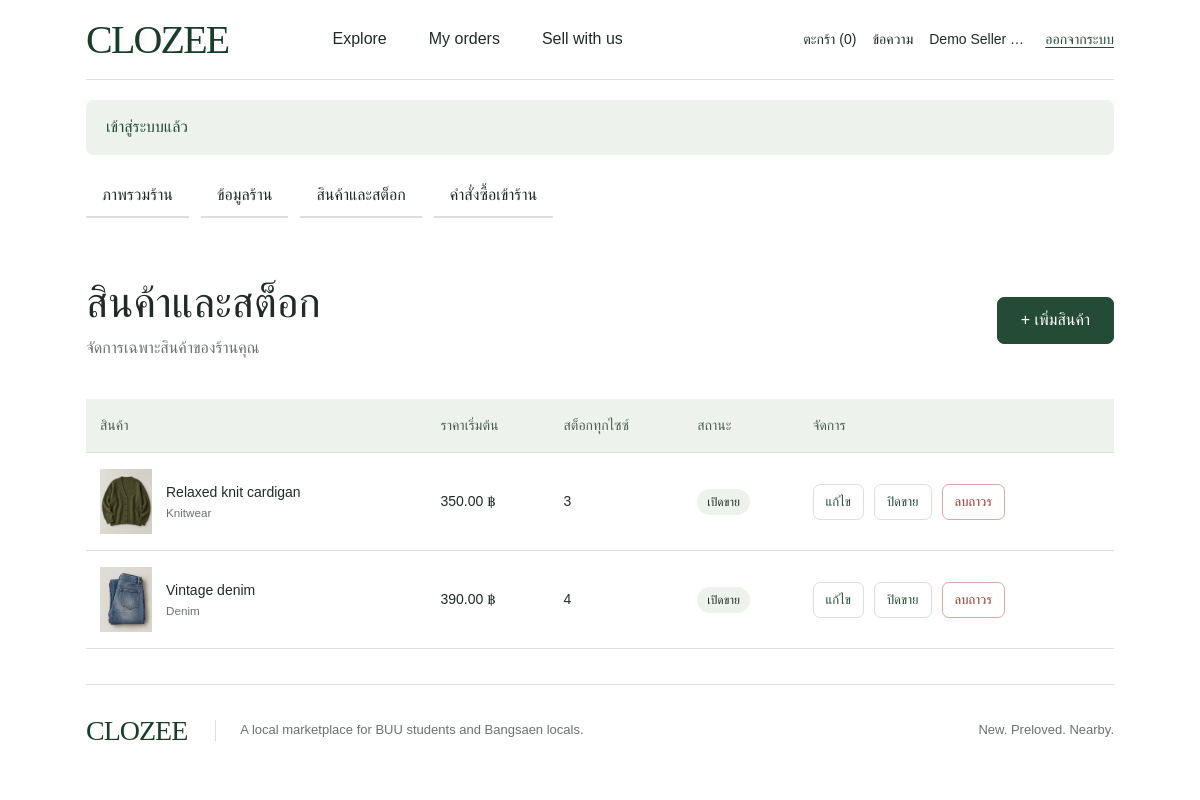
The app's page /seller/products.php (signed in) with its own data.
### tables this page shows
CREATE TABLE products (
    product_id BIGINT UNSIGNED NOT NULL AUTO_INCREMENT,
    shop_id BIGINT UNSIGNED NOT NULL,
    product_name VARCHAR(180) NOT NULL,
    description TEXT NULL,
    category VARCHAR(80) NULL,
    condition_type ENUM('new','secondhand') NOT NULL,
    image_path VARCHAR(255) NULL,
    brand VARCHAR(100) NULL,
    chest_cm DECIMAL(4,1) NULL,
    length_cm DECIMAL(4,1) NULL,
    condition_notes VARCHAR(1000) NULL,
    is_active TINYINT(1) NOT NULL DEFAULT 1,
    created_at TIMESTAMP NOT NULL DEFAULT CURRENT_TIMESTAMP,
    updated_at TIMESTAMP NOT NULL DEFAULT CURRENT_TIMESTAMP ON UPDATE CURRENT_TIMESTAMP,
    PRIMARY KEY (product_id),
    KEY idx_products_shop (shop_id),
    KEY idx_products_condition_active (condition_type, is_active),
    CONSTRAINT ck_products_chest CHECK (chest_cm IS NULL OR (chest_cm > 0 AND chest_cm <= 300)),
    CONSTRAINT ck_products_length CHECK (length_cm IS NULL OR (length_cm > 0 AND length_cm <= 300)),
    CONSTRAINT fk_products_shop FOREIGN KEY (shop_id)
      REFERENCES shops(shop_id) ON UPDATE CASCADE ON DELETE RESTRICT
);

### public/seller/products.php (called while the page is built)
<?php require __DIR__.'/../../app/bootstrap.php';$sellerMode='products';require ROOT.'/app/pages/seller.php';

### app/config/example.php (called while the page is built)
<?php
return [
    'db_host' => '127.0.0.1',
    'db_port' => 3306,
    'db_name' => 'clozee',
    'db_user' => 'clozee',
    'db_pass' => '',
    'table_prefix' => '',
    'base_path' => '',
    'secure_cookies' => true,
    'delivery_fee' => '30.00',
];

### app/bootstrap.php (called while the page is built, shortened)
<?php
function config(): array
{
    static $values;
    if (is_array($values)) return $values;
    $values = require __DIR__ . '/config/example.php';
    $values['base_path'] = rtrim((string)$values['base_path'], '/');
    return $values;
}
require __DIR__ . '/config/tables.php';
require __DIR__ . '/config/db.php';
require __DIR__ . '/validation.php';
require __DIR__ . '/auth/session.php';
require __DIR__ . '/services/ShopService.php';
require __DIR__ . '/services/ProductImageService.php';
function url(string $path = ''): string { return config()['base_path'] . '/' . ltrim($path, '/'); }
function h(mixed $value): string { return htmlspecialchars((string)$value, ENT_QUOTES | ENT_SUBSTITUTE, 'UTF-8'); }

### app/auth/session.php (called while the page is built, shortened)
<?php
function user(): ?array { return $_SESSION['user'] ?? null; }
function require_user(): array { if (!user()) redirect('login.php'); return user(); }

### app/config/db.php (called while the page is built, shortened)
<?php
function db(): PDO
{
    static $pdo;
    if ($pdo instanceof PDO) return $pdo;
    $c = config();
    $pdo = new PDO(
        sprintf('mysql:host=%s;port=%d;dbname=%s;charset=utf8mb4', $c['db_host'], $c['db_port'], $c['db_name']),
        $c['db_user'], $c['db_pass'],
        [PDO::ATTR_ERRMODE => PDO::ERRMODE_EXCEPTION, PDO::ATTR_DEFAULT_FETCH_MODE => PDO::FETCH_ASSOC,
         PDO::ATTR_EMULATE_PREPARES => false, PDO::ATTR_STRINGIFY_FETCHES => false]
    );
    $pdo->exec("SET time_zone = '+00:00'");
    return $pdo;
}
function query(string $sql, array $params = []): PDOStatement
{
    $statement = db()->prepare(resolve_sql($sql));
    $statement->execute($params);
    return $statement;
}

### app/config/tables.php (called while the page is built, shortened)
<?php
function table_name(string $logical): string {
    $prefix=config()['table_prefix'];
    return $prefix.$logical;
}
function resolve_sql(string $sql): string {
    return preg_replace_callback('/\{\{([a-z_]+)\}\}/',fn(array $m):string=>'`'.table_name($m[1]).'`',$sql);
}

### app/services/ShopService.php (called while the page is built, shortened)
<?php
function own_shop(int $userId, bool $lock = false): ?array {
    return query('SELECT * FROM {{shops}} WHERE owner_user_id=?' . ($lock?' FOR UPDATE':''),[$userId])->fetch() ?: null;
}

### app/services/ProductImageService.php (called while the page is built, shortened)
<?php
function product_image_url(array $product): string {
    return url('assets/images/'.(in_array($product['image_path']??'',IMAGES,true)?$product['image_path']:'linen.jpg'));
}

### app/validation.php (called while the page is built, shortened)
<?php
function cents(mixed $value): int {
    if (!preg_match('/^(0|[1-9][0-9]{0,6})(?:\.([0-9]{1,2}))?$/D', (string)$value, $m)) throw new ValidationException('ราคาต้องไม่ติดลบและมีทศนิยมไม่เกิน 2 หลัก');
    return (int)$m[1]*100 + (int)str_pad($m[2]??'', 2, '0');
}
function money(mixed $decimal): string { return number_format(cents((string)$decimal)/100, 2) . ' ฿'; }

### app/pages/seller.php (the view, shortened to what this page needs)
<?php
$actor=(int)require_user()['user_id'];$shop=own_shop($actor);$error='';$mode=$sellerMode??'dashboard';$title='จัดการร้าน';
require ROOT.'/app/templates/header.php';require ROOT.'/app/templates/seller-nav.php';
if($error): ?><div class="error" role="alert"><?=h($error)?></div><?php endif;
if($mode==='dashboard'): ?>
<section class="page-heading"><div><h1>Your local shop.</h1><p class="muted">พื้นที่เล็ก ๆ สำหรับเสื้อผ้าที่คุณอยากส่งต่อ</p></div><a class="button" href="<?=h(url($shop?'seller/product-edit.php':'seller/shop.php'))?>"><?=$shop?'+ เพิ่มสินค้า':'เปิดร้านของคุณ'?></a></section>
<?php if($shop): ?><section class="panel"><h2><?=h($shop['shop_name'])?></h2><p><?=h($shop['pickup_location'])?></p><p class="muted"><?=(int)$shop['is_active']?'ร้านเปิดขาย':'ร้านปิดขายชั่วคราว'?></p><div class="actions"><a class="button secondary" href="<?=h(url('seller/products.php'))?>">จัดการสินค้า</a><a class="button secondary" href="<?=h(url('seller/orders.php'))?>">ดูคำสั่งซื้อ</a><a class="underlined" href="<?=h(url('shop.php?id='.$shop['shop_id']))?>">ดูหน้าร้าน</a></div></section><?php else: ?><div class="empty"><h2>เริ่มต้นร้านของคุณบน CLOZEE</h2><p>หนึ่งบัญชีซื้อสินค้าและเปิดร้านได้หนึ่งร้าน</p></div><?php endif;
elseif($mode==='products'): ?>
<section class="page-heading"><div><h1>สินค้าและสต็อก</h1><p class="muted">จัดการเฉพาะสินค้าของร้านคุณ</p></div><a class="button" href="<?=h(url('seller/product-edit.php'))?>">+ เพิ่มสินค้า</a></section>
<?php if(!$shop): ?><div class="empty"><p>กรุณาสร้างร้านก่อน</p><a class="button" href="<?=h(url('seller/shop.php'))?>">สร้างร้าน</a></div><?php else:
$rows=query('SELECT p.*,(SELECT pi.image_id FROM {{product_images}} pi WHERE pi.product_id=p.product_id ORDER BY pi.sort_order,pi.image_id LIMIT 1) AS cover_image_id,MIN(v.price) AS min_price,SUM(v.stock_quantity) AS stock FROM {{products}} p LEFT JOIN {{product_variants}} v ON v.product_id=p.product_id WHERE p.shop_id=? GROUP BY p.product_id ORDER BY p.product_id DESC',[$shop['shop_id']])->fetchAll(); ?>
<div class="table-wrap"><table><thead><tr><th>สินค้า</th><th>ราคาเริ่มต้น</th><th>สต็อกทุกไซซ์</th><th>สถานะ</th><th>จัดการ</th></tr></thead><tbody><?php foreach($rows as $row): ?><tr><td><div class="table-product"><img src="<?=h(product_image_url($row))?>" alt=""><div><?=h($row['product_name'])?><small><?=h($row['category'])?></small></div></div></td><td><?=money($row['min_price']??'0.00')?></td><td><?=(int)$row['stock']?></td><td><span class="status"><?=(int)$row['is_active']?'เปิดขาย':'ปิดขาย'?></span></td><td><div class="actions"><a class="button secondary" href="<?=h(url('seller/product-edit.php?id='.$row['product_id']))?>">แก้ไข</a><form method="post"><?=csrf_field()?><input type="hidden" name="product_id" value="<?=$row['product_id']?>"><input type="hidden" name="action" value="deactivate"><button class="button secondary" type="submit">ปิดขาย</button></form><form method="post" data-confirm="ลบสินค้าถาวร? ทำได้เฉพาะสินค้าที่ยังไม่มีประวัติคำสั่งซื้อ"><?=csrf_field()?><input type="hidden" name="product_id" value="<?=$row['product_id']?>"><input type="hidden" name="action" value="delete"><button class="button danger" type="submit">ลบถาวร</button></form></div></td></tr><?php endforeach; ?></tbody></table></div><?php if(!$rows): ?><p class="empty">ยังไม่มีสินค้า เริ่มเพิ่มเสื้อผ้าชิ้นแรกของคุณ</p><?php endif;endif; ?>
<?php endif;require ROOT.'/app/templates/footer.php'; ?>

### public/assets/css/app.css (style rules this page uses)
:root { --ink:#212b26;--green:#244b36;--sage:#eef2ed;--lime:#dbe8ac;--line:#dedfdc;--muted:#6b716d;--danger:#9a302b;--radius:7px;font-family:Arial,"Tahoma",sans-serif;color:var(--ink);background:#fff;font-size:16px;line-height:1.55 }
* { box-sizing:border-box }
body { margin:0 }
a { color:inherit;text-decoration:none }
button,input,select,textarea { font:inherit }
button,a,input,select,textarea { -webkit-tap-highlight-color:transparent }
button,a { touch-action:manipulation }
button { cursor:pointer }
img { display:block;max-width:100% }
.button,button.button { display:inline-flex;align-items:center;justify-content:center;border:1px solid var(--green);background:var(--green);color:#fff;min-height:46px;padding:10px 23px;border-radius:var(--radius);font-weight:500;white-space:nowrap;text-align:center }
.button.secondary { background:#fff;color:var(--green);border-color:var(--line) }
.button.danger { color:var(--danger);background:#fff;border-color:#d6aaa6 }
.muted,.field-help { color:var(--muted) }
h1,h2,h3,p { overflow-wrap:anywhere }
.page-heading { display:flex;align-items:center;justify-content:space-between;gap:25px;padding:30px 0 }
.page-heading h1 { font:42px/1.2 Georgia,"Tahoma",serif;margin:5px 0 }
.page-heading p { margin:8px 0 }
.table-wrap { overflow-x:auto;width:100% }
table { border-collapse:collapse;width:100%;font-size:14px;text-align:left }
th,td { padding:16px 14px;border-bottom:1px solid var(--line);vertical-align:middle }
th { font-weight:500;background:var(--sage);color:#4d5e50;white-space:nowrap }
td small { display:block;color:var(--muted) }
.table-product { display:flex;align-items:center;gap:14px;min-width:210px }
.table-product img { width:52px;height:65px;object-fit:cover }
.actions { display:flex;gap:10px;align-items:center;flex-wrap:wrap }
.actions form { display:inline;margin:0 }
.actions .button { font-size:13px;min-height:36px;padding:6px 12px }
.status { display:inline-block;font-size:12px;padding:4px 10px;border-radius:20px;background:var(--sage);white-space:nowrap }

### records on screen
products: image_path (picture), product_name "Relaxed knit cardigan", category "Knitwear", min_price "350.00 ฿", stock "3", is_active "เปิดขาย"
products: image_path (picture), product_name "Vintage denim", category "Denim", min_price "390.00 ฿", stock "4", is_active "เปิดขาย"

### other values on screen
$cartCount "0"
$currentUser['full_name'] "Demo Seller…"
$_SESSION['flash'] "เข้าสู่ระบบแล้ว"
